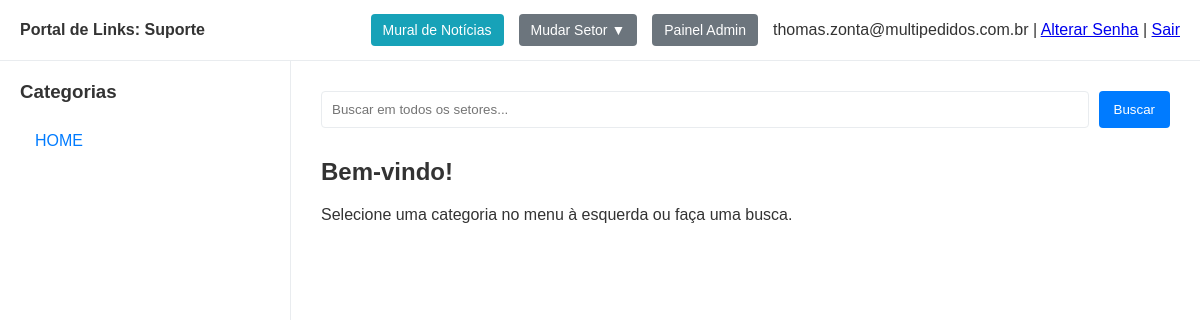
/setor/Suporte (signed in), run on an earlier commit of the app's database.
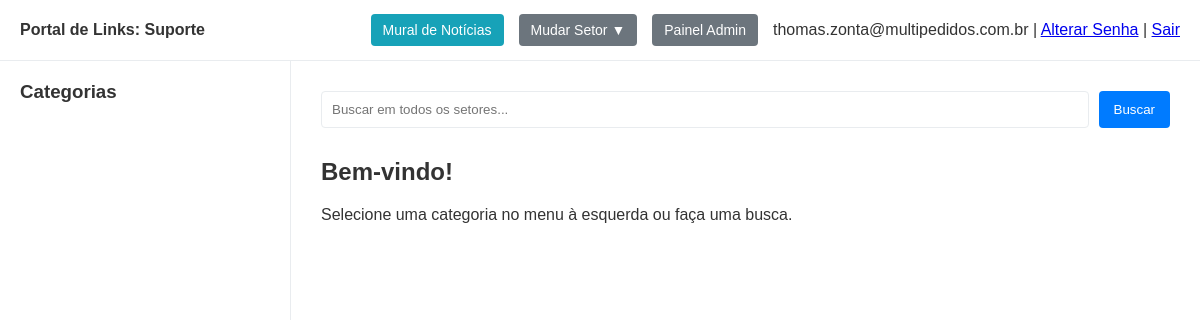
And on a later commit of the database.
### app.py (models this page shows, shortened)
class Sector(db.Model):
    id = db.Column(db.Integer, primary_key=True)
    name = db.Column(db.String(100), unique=True, nullable=False)
    order_index = db.Column(db.Integer, nullable=False, default=0) # <-- Adicionar
    subcategories = db.relationship('Subcategory', back_populates='sector', lazy=True, cascade="all, delete-orphan")
    users = db.relationship('User', secondary=user_sectors_association, lazy='subquery',
                            back_populates='sectors')
    posts = db.relationship('Post', back_populates='sector', lazy=True, cascade="all, delete-orphan") # <-- Adicionar

class User(db.Model, UserMixin):
    id = db.Column(db.Integer, primary_key=True)
    email = db.Column(db.String(120), unique=True, nullable=False)
    password_hash = db.Column(db.String(60), nullable=False)
    is_admin = db.Column(db.Boolean, nullable=False, default=False)
    sectors = db.relationship('Sector', secondary=user_sectors_association, lazy='subquery',
                              back_populates='users')
    posts = db.relationship('Post', back_populates='author', lazy=True)

class Subcategory(db.Model):
    id = db.Column(db.Integer, primary_key=True)
    name = db.Column(db.String(100), nullable=False)
    order_index = db.Column(db.Integer, nullable=False, default=0) # <-- Adicionar
    sector_id = db.Column(db.Integer, db.ForeignKey('sector.id'), nullable=False)
    sector = db.relationship('Sector', back_populates='subcategories')
    links = db.relationship('Link', back_populates='subcategory', lazy=True, cascade="all, delete-orphan")

### app.py (the view)
@app.route('/setor/<sector_name>')
@login_required
def view_sector_dashboard(sector_name):
    sectors_for_dropdown = Sector.query.all() if current_user.is_admin else current_user.sectors
    current_sector = Sector.query.filter_by(name=sector_name).first_or_404()
    if not current_user.is_admin and current_sector not in current_user.sectors:
        flash('Você não tem permissão para acessar este setor.', 'danger')
        return redirect(url_for('dashboard'))
    subcategories_for_sidebar = Subcategory.query.filter_by(sector_id=current_sector.id).all()
    active_subcategory_name = request.args.get('view', None)
    search_term = request.args.get('search', None)
    links_to_show = []
    query = db.session.query(Link).join(Subcategory).filter(Subcategory.sector_id == current_sector.id)
    if search_term:
        active_subcategory_name = None
        links_to_show = query.filter(Link.name.ilike(f'%{search_term}%')).order_by(Link.order_index).all()
    elif active_subcategory_name:
        links_to_show = query.filter(Subcategory.name == active_subcategory_name).order_by(Link.order_index).all()
    else:
        links_to_show = query.order_by(Link.order_index).all()
    return render_template('dashboard.html',
                           sectors_for_dropdown=sectors_for_dropdown,
                           current_sector=current_sector,
                           subcategories=subcategories_for_sidebar,
                           active_subcategory_name=active_subcategory_name,
                           links_to_show=links_to_show,
                           search_term=search_term)

### app.py (called while the page is built)
@login_manager.user_loader
def load_user(user_id):
    return db.session.get(User, int(user_id))

### templates/dashboard.html (shortened to what this page needs)
<!DOCTYPE html>
<html lang="pt-br">
<head>
</head>
<body>
    <header class="header">
        <div class="header-left">
            Portal de Links: <strong>{{ current_sector.name }}</strong>
        </div>
        <div class="header-right">
            <a href="{{ url_for('view_sector_home', sector_name=current_sector.name) }}" class="admin-button" style="background-color: #17a2b8;">Mural de Notícias</a>
            {% if current_user.is_admin or current_user.sectors|length > 1 %}
            <div class="sector-dropdown">
                <button>Mudar Setor ▼</button>
            </div>
            {% endif %}
            {% if current_user.is_admin %}
            <a href="{{ url_for('admin.index') }}" class="admin-button">Painel Admin</a>
            {% endif %}
            <div class="user-info">
                {{ current_user.email }} |
                <a href="{{ url_for('change_password') }}">Alterar Senha</a> |
                <a href="{{ url_for('logout') }}">Sair</a>
            </div>
        </div>
    </header>
    <div class="page-container">
        <aside class="sidebar">
            <h3>Categorias</h3>
            <ul>
                {% for subcategory in subcategories %}
                    <li>
                        <a href="{{ url_for('view_sector_dashboard', sector_name=current_sector.name, view=subcategory.name) }}"
                           class="{{ 'active' if subcategory.name == active_subcategory_name else '' }}">
                            {{ subcategory.name }}
                        </a>
                    </li>
                {% endfor %}
            </ul>
        </aside>
        <main class="main-content">
            <form method="GET" action="{{ url_for('view_sector_dashboard', sector_name=current_sector.name) }}" class="search-form">
                <input type="search" name="search" placeholder="Buscar em {{ 'todos os setores' if current_user.is_admin else 'seus setores' }}..." value="{{ search_term or '' }}">
                <button type="submit">Buscar</button>
            </form>
            {% if search_term %}
                <h2>Resultados da busca por: "{{ search_term }}"</h2>
            {% elif active_subcategory_name %}
                <h2>{{ active_subcategory_name }}</h2>
            {% else %}
                <h2>Bem-vindo!</h2>
                <p>Selecione uma categoria no menu à esquerda ou faça uma busca.</p>
            {% endif %}
        </main>
    </div>
</body>
</html>

### templates/dashboard.html (style rules this page uses)
:root { --bg-color: #f4f4f9; --sidebar-bg: #ffffff; --header-bg: #ffffff; --main-content-bg: #ffffff; --text-color: #333; --link-color: #007bff; --active-link-bg: #007bff; --active-link-text: #ffffff; --border-color: #e9ecef; }
body { font-family: sans-serif; background-color: var(--bg-color); color: var(--text-color); margin: 0; display: flex; flex-direction: column; height: 100vh; }
.header { background-color: var(--header-bg); padding: 0 20px; border-bottom: 1px solid var(--border-color); display: flex; justify-content: space-between; align-items: center; height: 60px; flex-shrink: 0; }
.header-left { font-weight: bold; }
.header-right { display: flex; align-items: center; gap: 15px; }
.sector-dropdown { position: relative; display: inline-block; }
.sector-dropdown button, .admin-button { background-color: #6c757d; color: white; padding: 8px 12px; border: none; border-radius: 4px; cursor: pointer; text-decoration: none; font-size: 14px; }
.page-container { display: flex; flex-grow: 1; overflow: hidden; }
.sidebar { background-color: var(--sidebar-bg); width: 250px; padding: 20px; border-right: 1px solid var(--border-color); flex-shrink: 0; overflow-y: auto; }
.sidebar h3 { margin-top: 0; }
.main-content { background-color: var(--main-content-bg); padding: 30px; flex-grow: 1; overflow-y: auto; }
.search-form { display: flex; gap: 10px; margin-bottom: 30px; }
.search-form input { flex-grow: 1; padding: 10px; border: 1px solid var(--border-color); border-radius: 4px; }
.search-form button { padding: 10px 15px; border: none; background-color: var(--link-color); color: white; border-radius: 4px; cursor: pointer; }

What changed in the data, as far as the page shows it:
removed Subcategory: name "HOME"
